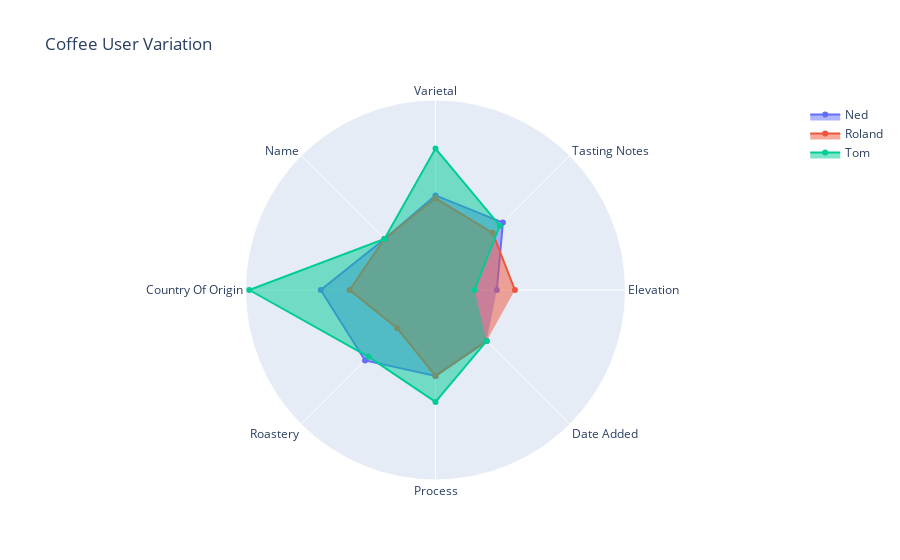

The code cell stored with this chart in its notebook:
### Code cell
class VariationCalculator:

    def __init__(self, df: pd.DataFrame, entity_col: str, variation_functions: Optional[dict] = None):
        """
        Class for calculating variation rankings for users.
        """
        self.df = df
        self.entity_col = entity_col
        self.variation_functions = variation_functions
        if self.variation_functions is None:
            self.variation_functions = {}
        for attribute in [column for column in self.df.columns if column != self.entity_col]:
            if self.variation_functions.get(attribute, None) is None:
                self.variation_functions[attribute] = self.unique_value_ratio

        for attribute in self.variation_functions.keys():
            if attribute not in self.df.columns:
                raise ValueError(f"Unknown attribute '{attribute}' supplied in index_calcs.")

    def unique_value_ratio(self, X):
        """
        Default method for calculating variation of an attribute. Compares the number
        of unique values against the total number of values.
        """
        return len(set(X)) / len(X)

    def get_attribute_variation(self, attribute):
        """
        Returns a variation index for each person for a given attribute.

        Returns
        -------
        dict
            A dictionary with the variation index (values) for each person (keys)
            in the input data.
        """
        if attribute not in self.df.columns:
            raise ValueError(f"Attribute '{attribute}' not found in data.")

        variation = {}
        # calculate each person's variation value
        for person, group in data.groupby(self.entity_col):
            variation[person] = self.variation_functions[attribute](group[attribute])

        # calculate an overall variation value
        group_variation = self.variation_functions[attribute](data[attribute])

        # normalize by dividing each persons' value by the group value
        normalized_variation = {}
        for person, index in variation.items():
            normalized_variation[person] = index / group_variation

        return normalized_variation

    def get_data_variation(self, return_df: bool = False) -> Union[dict, pd.DataFrame]:
        """
        Calculate variation for all attributes
        """
        variation = {}
        for attribute in self.variation_functions.keys():
            variation[attribute] = self.get_attribute_variation(attribute=attribute)
        if return_df:
            variation = pd.DataFrame(variation)
        return variation

    def plot_data_variation(self):
        """
        Plot radial map of variation by user
        """
        variation = self.get_data_variation(return_df=True)
        variation.columns = [re.sub("_", " ", column).title() for column in variation.columns]
        fig = go.Figure()
        for entity in self.df[self.entity_col].unique():
            fig.add_trace(go.Scatterpolar(
                r=[round(x, 2) for x in variation.loc[entity, :].tolist()],
                theta=variation.columns.tolist(),
                fill='toself',
                name=entity
            ))
        fig.update_layout(
            polar=dict(
                radialaxis=dict(
                visible=False,
                )),
            showlegend=True,
            title="Coffee User Variation"
        )
        fig.show()


def list_unique_ratio(X):
    """
    Custom variation function to handle columns where each cell is a list.
    """
    def collapse_nested_list(nested_list):
        result = []
        for item in nested_list:
            if isinstance(item, list):
                result.extend(collapse_nested_list(item))
            else:
                result.append(item)
        return result
    X_new = collapse_nested_list(X)
    return len(set(X_new)) / len(X_new)


dc = VariationCalculator(df=data, entity_col="added_by", variation_functions={"elevation": np.var, "tasting_notes": list_unique_ratio, "varietal": list_unique_ratio})
dc.get_attribute_variation(attribute="roastery")
dc.get_data_variation(return_df=True)
dc.plot_data_variation()

### Figure 1 — Plotly figure (JSON) as saved in the notebook; plotly's stock layout.template omitted (floating-point values rounded to 4 significant figures)
{"data": [{"fill": "toself", "name": "Ned", "r": [0.85, 1.32, 1.31, 1, 1.59, 1.38, 1.19, 1], "theta": ["Elevation", "Tasting Notes", "Varietal", "Name", "Country Of Origin", "Roastery", "Process", "Date Added"], "type": "scatterpolar"}, {"fill": "toself", "name": "Roland", "r": [1.1, 1.12, 1.27, 1, 1.19, 0.75, 1.19, 1], "theta": ["Elevation", "Tasting Notes", "Varietal", "Name", "Country Of Origin", "Roastery", "Process", "Date Added"], "type": "scatterpolar"}, {"fill": "toself", "name": "Tom", "r": [0.54, 1.26, 1.96, 1, 2.58, 1.31, 1.55, 1], "theta": ["Elevation", "Tasting Notes", "Varietal", "Name", "Country Of Origin", "Roastery", "Process", "Date Added"], "type": "scatterpolar"}], "layout": {"polar": {"radialaxis": {"visible": false}}, "showlegend": true, "title": {"text": "Coffee User Variation"}}}
